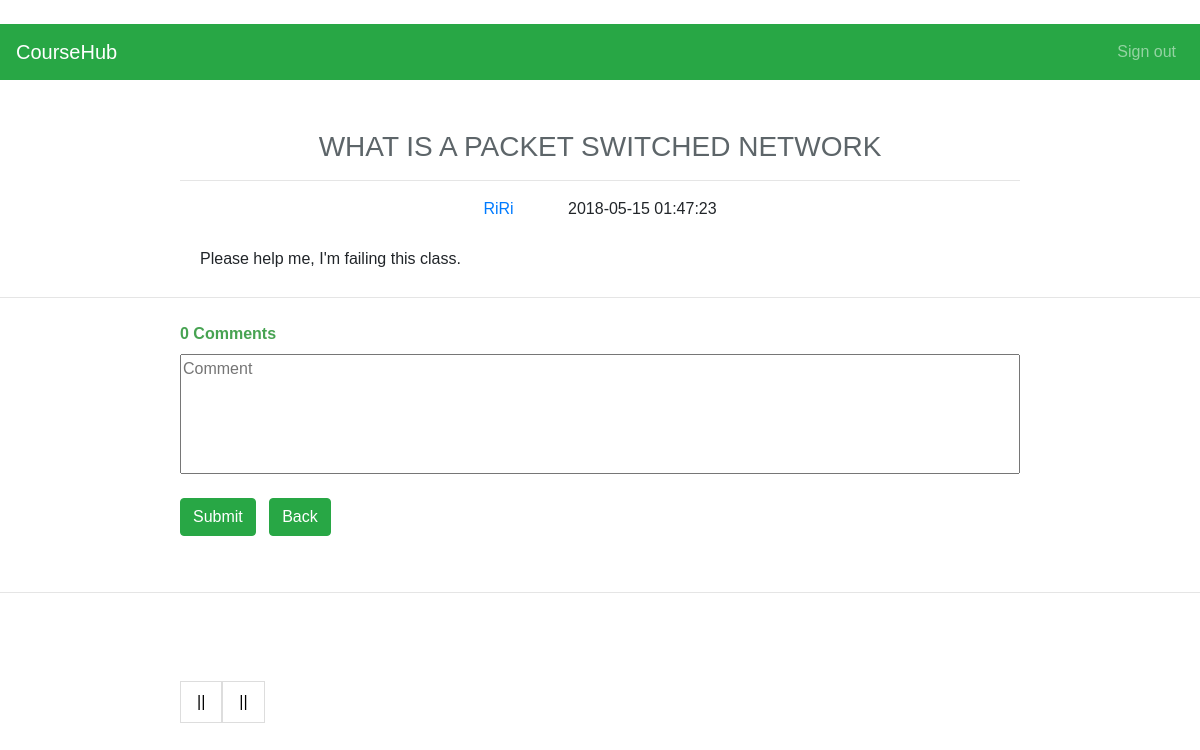
Page /detail/2 on the earlier database version.
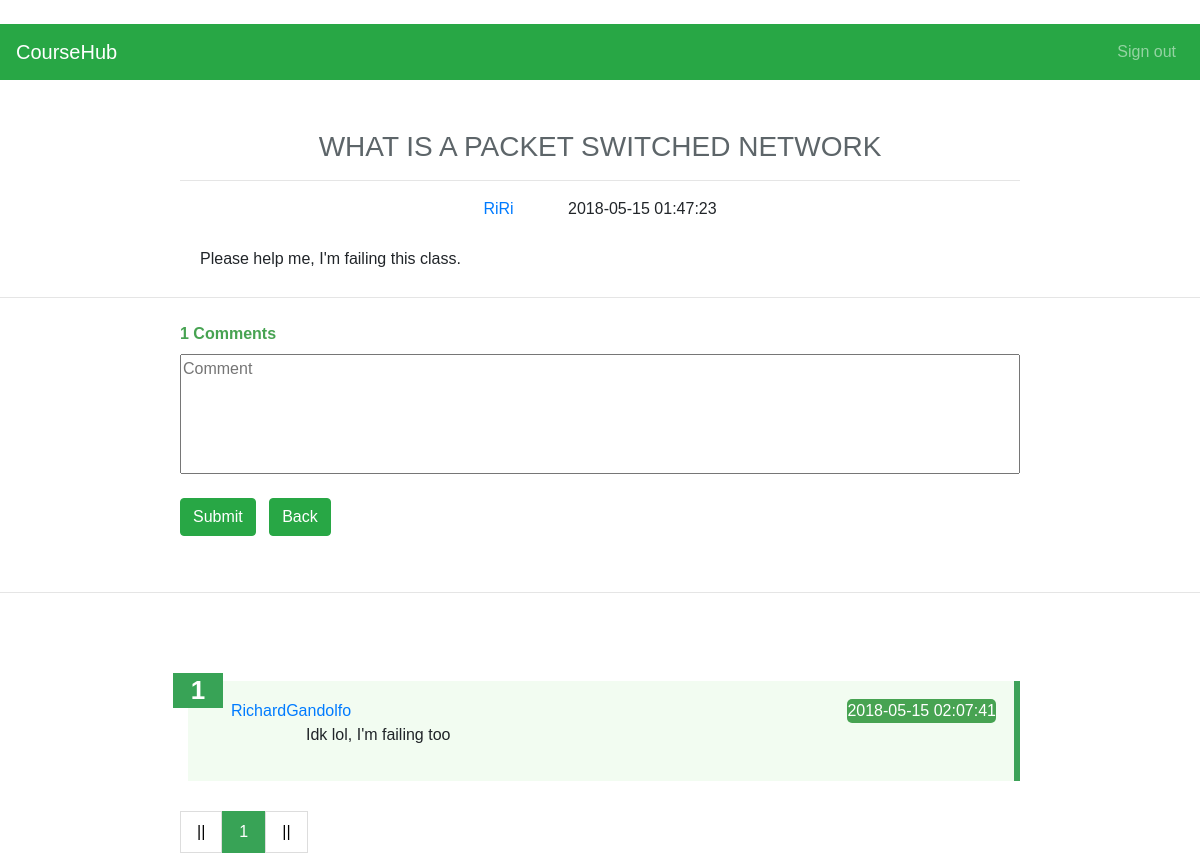
Same page on the later database version.
### coursehubapp.py (models this page shows)
class Post(db.Model):
    __tablename__ = 'post'
    __searchable__ = ['title']
    id = db.Column(db.Integer, primary_key=True)
    title = db.Column(db.String(100))
    description = db.Column(db.String())
    user_id = db.Column(db.Integer, db.ForeignKey('user.id'), nullable=False)
    course_id = db.Column(db.Integer, db.ForeignKey('course.id'), nullable=False)
    post_time = db.Column(db.DateTime, default=datetime.now)
    rating = db.Column(db.Integer)
    comment = db.relationship('Comment', backref='post', lazy='dynamic')

class User(UserMixin, db.Model):
    __tablename__ = 'user'
    id = db.Column(db.Integer, primary_key=True)
    username = db.Column(db.String(15), unique=True, nullable=False)
    email = db.Column(db.String(50), unique=True, nullable=False)
    password = db.Column(db.String(80), nullable=False)
    post = db.relationship('Post', backref='user', lazy='dynamic')
    comment = db.relationship('Comment', backref='user', lazy='dynamic')
    courses = db.relationship('Course', secondary=students_courses, backref=db.backref('students'), lazy='dynamic')

class Comment(db.Model):
    __tablename__ = 'comment'
    id = db.Column(db.Integer, primary_key=True)
    detail = db.Column(db.Text, nullable=False)
    user_id = db.Column(db.Integer, db.ForeignKey('user.id'), nullable=False)
    post_id = db.Column(db.Integer, db.ForeignKey('post.id'), nullable=False)
    comment_time = db.Column(db.DateTime, default=datetime.now)

### coursehubapp.py (the view)
@app.route('/detail/<post_id>', methods=['GET', 'POST'])
def detail(post_id):
    postdetail = Post.query.filter(Post.id == post_id).first()
    page = request.args.get(get_page_parameter(), type=int, default=1)
    pagination = postdetail.comment.paginate(page=page, per_page=10, error_out=False)
    comments = pagination.items
    return render_template('detail.html', post=postdetail, pagination=pagination, comments=comments)

### templates/detail.html (shortened to what this page needs)
﻿{% import "bootstrap/wtf.html" as wtf %}
<!DOCTYPE html>
<html lang="en">
<head>
  <link rel="stylesheet" href="https://maxcdn.bootstrapcdn.com/bootstrap/4.0.0/css/bootstrap.min.css">
  <link rel="stylesheet" type="text/css">
</head>
    <nav class="navbar navbar-expand-sm bg-success navbar-dark">
        <a class="navbar-brand" href="#">CourseHub</a>
            <ul class="navbar-nav ml-auto">
                <li class="nav-item">
                    <a class="nav-link" href="{{ url_for('logout') }}">Sign out</a>
                </li>
             </ul>
    </nav>
<div class="post-container">
    <h3 class="page-title">{{ post.title }}</h3>
    <hr>
    <p class="post-info">
    <span class="author"> <a href="{{url_for('usercenter',username = post.user.username, tag='post')}}">{{ post.user.username }}</a></span>
    <span class="post-time">  {{ post.post_time.strftime('%Y-%m-%d %H:%M:%S') }}</span></p>
    <p class="description">{{ post.description}}</p>
</div>
    <hr>
    <div class="comment-container">
    <span class="count">{{ post.comment.count() }} Comments</span>
    <form action="{{url_for('comment', post_id=post.id)}}" method="POST">
        <div class="new-comment">
            <textarea name="comment_detail" PLACEHOLDER="Comment"></textarea>
        </div>
	<br>
        <div class="btn-send">
            <button class="btn btn-success">Submit</button> &nbsp
            <a href="{{ url_for('course', course_id=post.course.id) }}" class="btn btn-success">Back</a>
        </div>
    </form>
    </div>
  <br>
<hr>
        <br>
<br>
<br>
    <div class="commentlist-container">
    <ul class="comment-list">
                {% for comments in comments %}
        <li>
            <span class ="li-counter">{{ loop.index + (pagination.page - 1) * pagination.per_page }}</span>
            <span class="username"> <a href="{{url_for('usercenter',username = post.user.username, tag='post')}}">{{ comments.user.username }}</a></span>
            <span class="create_time">  {{ comments.comment_time.strftime('%Y-%m-%d %H:%M:%S')  }}</span>
            <div class="post-detai">
                <p class="detail">{{ comments.detail }}</p>
            </div>
         </li>
                {% endfor %}
    </ul>
    </div>
    <div class="pagination-container">
    <ul class="pagination">
       {% if pagination.has_prev %}
            <li><a href="{{url_for('detail',post_id= post.id, page=pagination.page-1)}}">«</a></li>
            {% else %}
            <li><a href="">||</a></li>
            {% endif %}
            {% for p in pagination.iter_pages() %}
                {% if p %}
                    {% if p == pagination.page %}
                <li ><a class="active" href="">{{p}}</a></li>
                {% else %}
                <li><a href="{{ url_for('detail',post_id= post.id, page=p)}}">{{p}}</a></li>
                {% endif %}
                {% else %}
                <li><a href="">&hellip;</a></li>
                {% endif %}
            {% endfor %}
            {% if pagination.has_next %}
                <li><a href="{{url_for('detail',post_id= post.id,page=pagination.page+1)}}">»</a></li>
            {% else %}
             <li><a href="">||</a></li>
            {% endif %}
    </ul>
    </div>
</body>
</html>

### templates/detail.html (style rules this page uses)
body, html { font-family: "Mina", sans-serif; height: 100%; margin: 0; padding: 0; background: #ffffff; }
.page-title { margin-top: 50px; text-align: center; color: #5d6569; }
.post-info { text-align: center; margin-top: 16px; }
.description { padding: 10px 20px 10px 20px; }
.post-time { margin-left: 50px; }
.post-container { width: 70%; margin: 0 auto; }
.comment-container { width: 70%; margin: 0 auto; }
.commentlist-container { width: 70%; margin: 0 auto; }
.commentlist-container ul { list-style-type: none; counter-reset: li-counter; padding: 0; margin: 0; margin-left: 8px; }
.commentlist-container li { position: relative; margin-bottom: 30px; padding: 18px; background-color: rgba(227, 248, 224, 0.46); border-right: 6px solid #3da259; }
.li-counter { position: absolute; top: -8px; left: -15px; width: 50px; height: 35px; font-size: 26px; line-height: 35px; font-weight: bold; text-align: center; color: #ffffff; background-color: #38a356; z-index: 99; overflow: hidden; }
.create_time { float: right; border-radius: 5px; background: #47a352; color: white; }
textarea { resize: none; overflow: auto; vertical-align: top; height: 120px; width: 100%; }
.btn-send { display: inline; }
.count { line-height: 40px; font-weight: bold; color: #47a352; }
.post-detai { width: 90%; margin-left: 100px; }
.username { margin-left: 25px; }
.username a { text-decoration: none; }
.author a { text-decoration: none; }
.pagination { display: inline-block; padding: 0; margin: 0; }
.pagination li { display: inline; }
.pagination li a { color: black; float: left; padding: 8px 16px; text-decoration: none; transition: background-color .3s; border: 1px solid #ddd; }
ul.pagination li a.active { background-color: #38a356; color: white; border: 1px solid #38a356; }
.pagination-container { width: 70%; margin: 0 auto; }

Differences in the rows shown:
added Comment: user.username "RichardGandolfo", comment_time "2018-05-15 02:07:41", detail "Idk lol, I'm failing too"
Other differences:
{{ post.comment.count() }}: "0" → "1"
new list line: "1"
